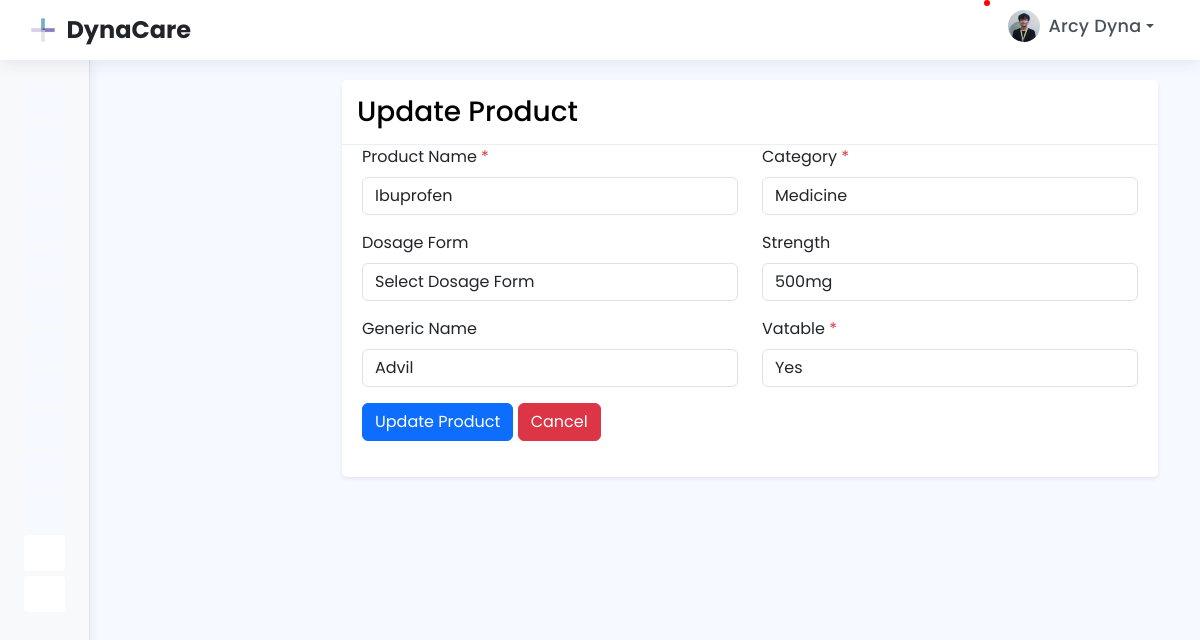
Before: /products/update_products.php?id=36 (signed in) with the older database file.
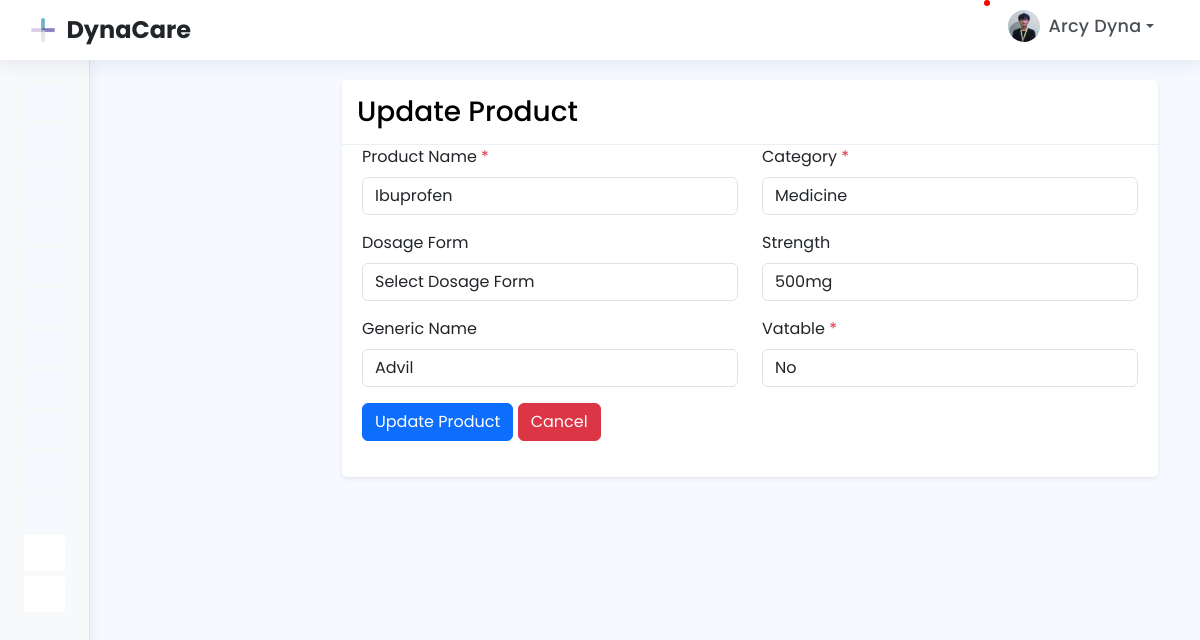
After: the same page with the newer database file.
### tables this page shows
CREATE TABLE `products` (
  `id` int(20) NOT NULL,
  `product_name` varchar(150) NOT NULL,
  `categories_id` int(150) NOT NULL,
  `price` decimal(24,0) NOT NULL,
  `expiration_date` date NOT NULL,
  `batch` varchar(45) NOT NULL,
  `supplier` varchar(45) NOT NULL,
  `branches_id` int(20) NOT NULL,
  `type` varchar(255) DEFAULT NULL,
  `generic_name` varchar(255) DEFAULT NULL,
  `dosage` varchar(255) DEFAULT NULL,
  `form` varchar(255) DEFAULT NULL,
  `strength` varchar(255) DEFAULT NULL,
  `route_of_administration` varchar(255) DEFAULT NULL,
  `manufacturer` varchar(255) DEFAULT NULL,
  `prescription_required` varchar(3) DEFAULT NULL,
  `side_effects` text DEFAULT NULL,
  `contraindications` text DEFAULT NULL,
  `storage_instructions` text DEFAULT NULL,
  `active_ingredients` text DEFAULT NULL,
  `sku` varchar(255) DEFAULT NULL,
  `packaging_type` varchar(255) DEFAULT NULL,
  `material_type` varchar(255) DEFAULT NULL,
  `specifications` text DEFAULT NULL,
  `supplier_name` varchar(255) DEFAULT NULL,
  `warranty` varchar(255) DEFAULT NULL,
  `usage_instructions` text DEFAULT NULL,
  `vatable` enum('Yes','No') NOT NULL DEFAULT 'No'
);

CREATE TABLE `categories` (
  `id` int(20) NOT NULL,
  `category_name` varchar(20) NOT NULL
);

CREATE TABLE `inventory` (
  `id` int(11) NOT NULL,
  `products_id` int(11) NOT NULL,
  `avail_stock` int(11) NOT NULL DEFAULT 0,
  `damage_stock` int(11) NOT NULL DEFAULT 0,
  `release_stock` int(11) NOT NULL DEFAULT 0,
  `price` decimal(10,2) NOT NULL,
  `delivery_price` decimal(10,2) NOT NULL,
  `batch` varchar(100) NOT NULL,
  `dosage` varchar(100) NOT NULL,
  `old_price` decimal(10,2) NOT NULL,
  `brand` varchar(100) NOT NULL,
  `received` varchar(100) NOT NULL,
  `branches_id` int(20) NOT NULL,
  `unit_measure` varchar(50) DEFAULT NULL,
  `material_type` varchar(50) DEFAULT NULL,
  `supplier` varchar(255) DEFAULT NULL,
  `storage_instructions` text DEFAULT NULL,
  `sku` varchar(100) DEFAULT NULL,
  `reorder_level` int(11) DEFAULT NULL,
  `purchase_date` date DEFAULT NULL,
  `acquisition_cost` decimal(10,2) DEFAULT NULL,
  `warranty_details` text DEFAULT NULL,
  `strength` varchar(50) DEFAULT NULL,
  `generic_name` varchar(100) DEFAULT NULL,
  `supply_type` varchar(50) DEFAULT NULL,
  `size` varchar(50) DEFAULT NULL,
  `model_number` varchar(50) DEFAULT NULL,
  `warranty` varchar(50) DEFAULT NULL,
  `dosage_form_id` int(11) DEFAULT NULL,
  `critical_level` int(11) DEFAULT 0,
  `expiration_date` date DEFAULT NULL
);

### products/update_products.php (the view, shortened to what this page needs)
<?php
include "../db_conn.php";
if (isset($_GET['id'])) {
    $id = $_GET['id'];
    $branch_id = $_SESSION['branches_id'];
    $sql = "SELECT p.id, p.product_name, p.expiration_date, c.id AS category_id, c.category_name, i.avail_stock, i.damage_stock, i.price, i.old_price, i.delivery_price, i.received, i.batch, i.strength, i.generic_name, i.dosage_form_id, p.vatable
            FROM products p
            INNER JOIN categories c ON p.categories_id = c.id
            INNER JOIN inventory i ON p.id = i.products_id
            WHERE p.id = ? AND p.branches_id = ?";
    $stmt = $con->prepare($sql);
    $stmt->bind_param("ii", $id, $branch_id);
    $stmt->execute();
    $result = $stmt->get_result();
    if ($result->num_rows > 0) {
        $product = $result->fetch_assoc();
    } else {
        echo "Product not found or not in your branch!";
        exit;
    }
} else {
    echo "Product ID is missing!";
    exit;
}
include '../includes/header.php';
include '../includes/navbar.php';
include '../includes/sidebar.php';
include '../includes/footer.php';
?>
<main id="main" class="main">
    <section class="dashboard section">
        <div class="container">
            <div class="justify-content-center row">
                <div class="col-lg-12">
                    <div class="shadow-sm card">
                        <div class="text-black card-header">
                            <h3 class="mb-0">Update Product</h3>
                        </div>
                        <div class="card-body">
                            <form method="POST" action="<?= htmlspecialchars($_SERVER['PHP_SELF']) ?>?id=<?= htmlspecialchars($product['id']) ?>">
                                <div class="row">
                                    <div class="col-md-6 mb-3">
                                        <label for="product_name" class="form-label">Product Name <span class="text-danger">*</span></label>
                                        <input type="text" class="form-control" id="product_name" name="product_name" value="<?= htmlspecialchars($product['product_name']) ?>" required>
                                    </div>
                                    <div class="col-md-6 mb-3">
                                        <label for="category_id" class="form-label">Category <span class="text-danger">*</span></label>
                                        <select class="form-control" id="category_id" name="category_id" required>
                                            <option value="<?= $product['category_id'] ?>" selected><?= htmlspecialchars($product['category_name']) ?></option>
                                        </select>
                                    </div>
                                    <div class="col-md-6 mb-3">
                                        <label for="dosage_form_id" class="form-label">Dosage Form</label>
                                        <select class="form-control" id="dosage_form_id" name="dosage_form_id">
                                            <option value="">Select Dosage Form</option>
                                        </select>
                                    </div>
                                    <div class="col-md-6 mb-3">
                                        <label for="strength" class="form-label">Strength</label>
                                        <input type="text" class="form-control" id="strength" name="strength" value="<?= htmlspecialchars($product['strength'] ?? '') ?>">
                                    </div>
                                    <div class="col-md-6 mb-3">
                                        <label for="generic_name" class="form-label">Generic Name</label>
                                        <input type="text" class="form-control" id="generic_name" name="generic_name" value="<?= htmlspecialchars($product['generic_name'] ?? '') ?>">
                                    </div>
                                    <div class="col-md-6 mb-3">
                                        <label for="vatable" class="form-label">Vatable <span class="text-danger">*</span></label>
                                        <select class="form-control" id="vatable" name="vatable" required>
                                            <option value="No" <?= (isset($product['vatable']) && $product['vatable'] == 'No') ? 'selected' : '' ?>>No</option>
                                            <option value="Yes" <?= (isset($product['vatable']) && $product['vatable'] == 'Yes') ? 'selected' : '' ?>>Yes</option>
                                        </select>
                                    </div>
                                </div>
                                <button type="submit" class="btn btn-primary">Update Product</button>
                                <a href="products_table.php" class="btn btn-danger">Cancel</a>
                            </form>
                        </div>
                    </div>
                </div>
            </div>
        </div>
    </section>
</main>

Changed rows visible on the page:
changed products "Ibuprofen": vatable "Yes" → "No"
